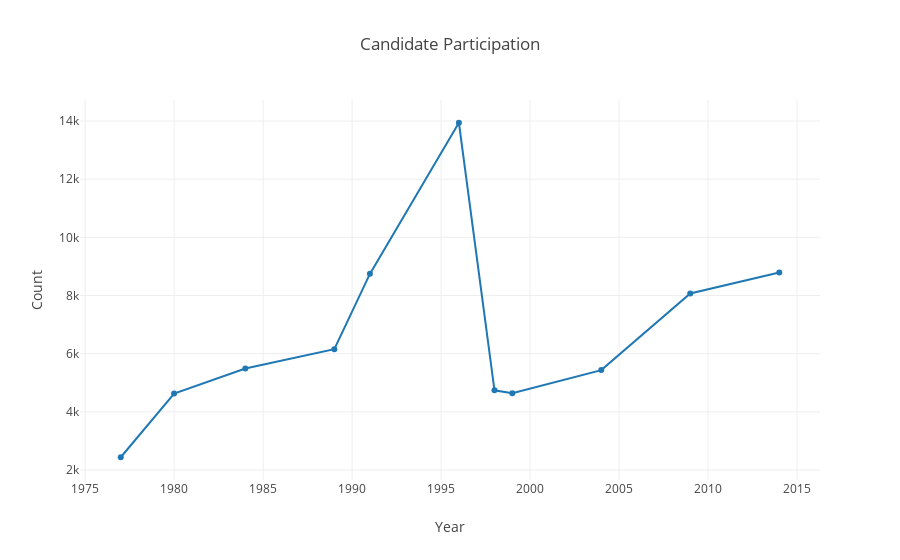

Notebook code for this chart:
### Markdown cell above
*   All political parties were making extensive use of social media during the election campaign - relatively new in Indian politics.
*   While social media still has a long way to reach India's remote corners,
    it certainly appeals to the youth who are a significant vote bank in 2014.
*   In current 2019 where Internet is widely available in almost everywhere
    corner we can see a huge rise in the vote counts this year.

### Code cell
#candidate participation

participation = nl.groupby('year').count()['cand_name'].reset_index(name='Total')

trace1 = go.Scatter(x = participation.year,
                   y = participation.Total,
                   mode = 'lines+markers')
layout = go.Layout(title = 'Candidate Participation',
                 xaxis = {'title' : 'Year'},
                 yaxis = {'title' : 'Count'})
data = [trace1]
fig = go.Figure(data, layout)
iplot(fig)

### Figure 1 — Plotly figure (JSON) as saved in the notebook; plotly's stock layout.template omitted (floating-point values rounded to 4 significant figures)
{"data": [{"mode": "lines+markers", "type": "scatter", "uid": "2157bfa4-903f-47d7-9c14-72488ee86ede", "x": [1977, 1980, 1984, 1989, 1991, 1996, 1998, 1999, 2004, 2009, 2014], "y": [2439, 4629, 5492, 6155, 8744, 13940, 4740, 4642, 5435, 8070, 8794]}], "layout": {"title": {"text": "Candidate Participation"}, "xaxis": {"title": {"text": "Year"}}, "yaxis": {"title": {"text": "Count"}}}}
